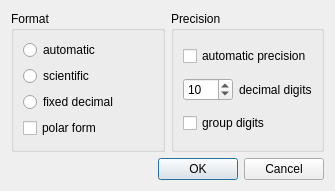
<?xml version="1.0" encoding="UTF-8"?>
<ui version="4.0">
 <class>FormatResult_gui</class>
 <widget class="QDialog" name="FormatResult_gui">
  <property name="geometry">
   <rect>
    <x>0</x>
    <y>0</y>
    <width>335</width>
    <height>191</height>
   </rect>
  </property>
  <property name="windowTitle">
   <string>Format</string>
  </property>
  <layout class="QGridLayout" name="gridLayout_3">
   <item row="0" column="0">
    <widget class="QGroupBox" name="groupBox">
     <property name="title">
      <string>Format</string>
     </property>
     <layout class="QGridLayout" name="gridLayout">
      <item row="0" column="0">
       <widget class="QRadioButton" name="radioButton_automatic">
        <property name="text">
         <string>automatic</string>
        </property>
       </widget>
      </item>
      <item row="1" column="0">
       <widget class="QRadioButton" name="radioButton_scientific">
        <property name="text">
         <string>scientific</string>
        </property>
       </widget>
      </item>
      <item row="2" column="0">
       <widget class="QRadioButton" name="radioButton_fixedDecimal">
        <property name="text">
         <string>fixed decimal</string>
        </property>
       </widget>
      </item>
      <item row="3" column="0">
       <widget class="QCheckBox" name="checkBox_polarForm">
        <property name="text">
         <string>polar form</string>
        </property>
       </widget>
      </item>
     </layout>
    </widget>
   </item>
   <item row="0" column="1">
    <widget class="QGroupBox" name="groupBox_2">
     <property name="title">
      <string>Precision</string>
     </property>
     <layout class="QGridLayout" name="gridLayout_2">
      <item row="0" column="0" colspan="2">
       <widget class="QCheckBox" name="checkBox_automatic">
        <property name="text">
         <string>automatic precision</string>
        </property>
       </widget>
      </item>
      <item row="1" column="0">
       <widget class="QSpinBox" name="spinBox_decimalDigits">
        <property name="minimum">
         <number>1</number>
        </property>
        <property name="maximum">
         <number>50</number>
        </property>
        <property name="singleStep">
         <number>1</number>
        </property>
        <property name="value">
         <number>10</number>
        </property>
       </widget>
      </item>
      <item row="1" column="1">
       <widget class="QLabel" name="label">
        <property name="text">
         <string>decimal digits</string>
        </property>
       </widget>
      </item>
      <item row="2" column="0" colspan="2">
       <widget class="QCheckBox" name="checkBox_groupDigits">
        <property name="text">
         <string>group digits</string>
        </property>
       </widget>
      </item>
     </layout>
    </widget>
   </item>
   <item row="1" column="0" colspan="2">
    <widget class="QDialogButtonBox" name="buttonBox">
     <property name="orientation">
      <enum>Qt::Horizontal</enum>
     </property>
     <property name="standardButtons">
      <set>QDialogButtonBox::Cancel|QDialogButtonBox::Ok</set>
     </property>
    </widget>
   </item>
  </layout>
 </widget>
 <resources/>
 <connections>
  <connection>
   <sender>buttonBox</sender>
   <signal>accepted()</signal>
   <receiver>FormatResult_gui</receiver>
   <slot>accept()</slot>
   <hints>
    <hint type="sourcelabel">
     <x>248</x>
     <y>254</y>
    </hint>
    <hint type="destinationlabel">
     <x>157</x>
     <y>274</y>
    </hint>
   </hints>
  </connection>
  <connection>
   <sender>buttonBox</sender>
   <signal>rejected()</signal>
   <receiver>FormatResult_gui</receiver>
   <slot>reject()</slot>
   <hints>
    <hint type="sourcelabel">
     <x>316</x>
     <y>260</y>
    </hint>
    <hint type="destinationlabel">
     <x>286</x>
     <y>274</y>
    </hint>
   </hints>
  </connection>
 </connections>
</ui>
